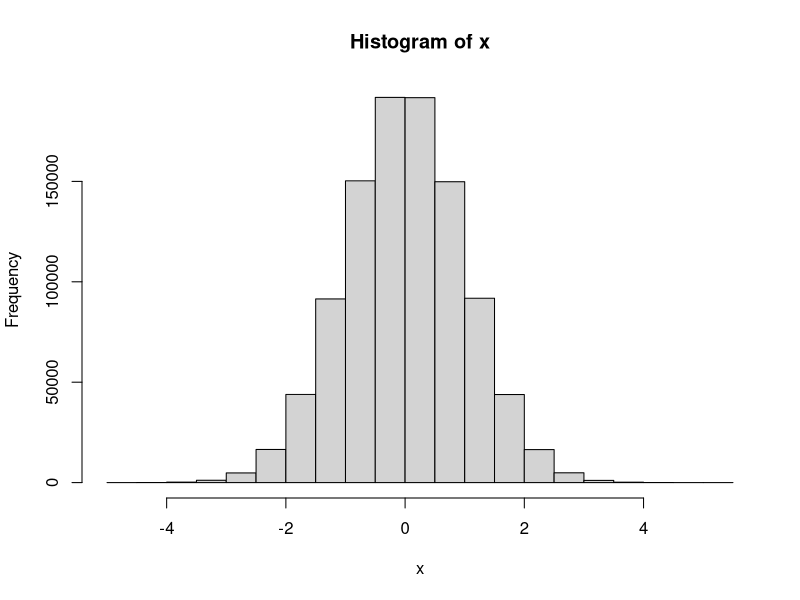
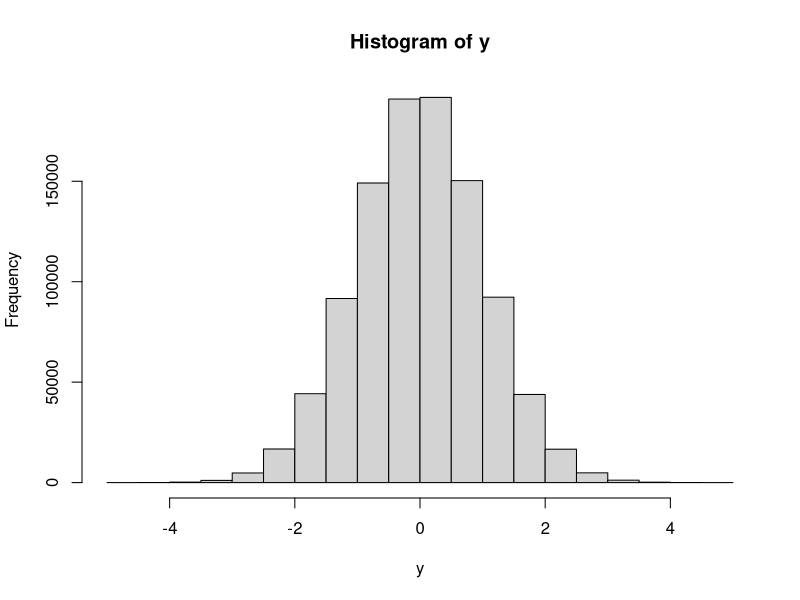

R code for these plots, in order:
# Ejemplo 2: Repaso de algebra de matrices


angulo2vectores<-function(x,y){
  
  x<-as.matrix(x)
  y<-as.matrix(y)
  
  cos_theta<- t(x)%*%y / ( sqrt( t(x)%*%x ) * sqrt( t(y)%*%y )  )
  theta<-acos(cos_theta) *180/ pi 
  
}


#Ejemplo: calculemos el angulo entre dos vectores "x"  y "y"
set.seed(4)
n<-1e6

x<-matrix(rnorm(n), byrow = TRUE, ncol = 1)
y<-matrix(rnorm(n), byrow = TRUE, ncol = 1)



theta<-angulo2vectores(x,y)

# Respuesta: 96.26395

hist(x)
hist(y)





